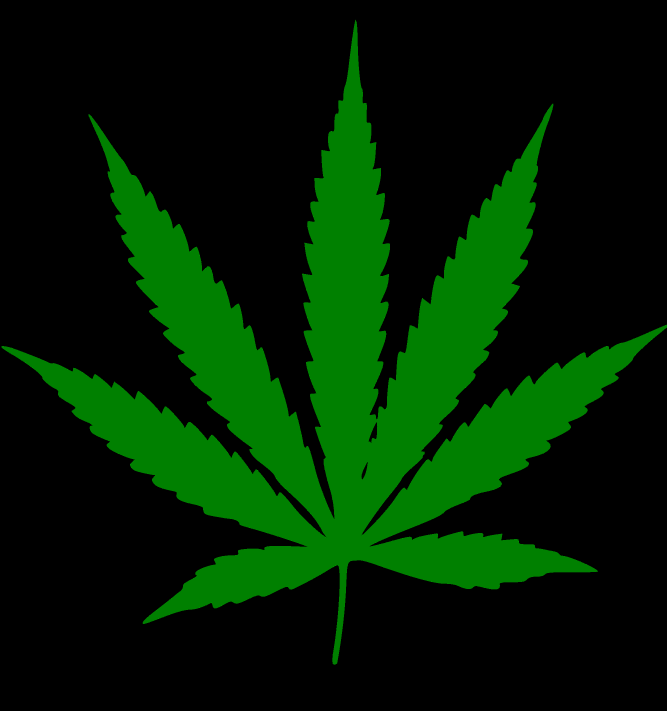
#> input picture OpenCV-RasbPi/kush.png, 2000 x 2133 px, given in place of the camera (shown at 1/3 size)
$ python cam.py
#> lines starting #> are read from the running program, lines starting #| are printed output that depends on the picture
#> in cam_capture, frame is the input picture: shape (2133, 2000, 3); mean B, G, R 0, 32.6, 0
"""
    Simple OpenCV-Python script to verify camera access
    author: JDG
"""
import imutils
import cv2

def obscure_frame(frame):
    frame = cv2.resize(frame, (200, 200))
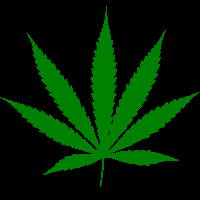
#> frame: shape (200, 200, 3); mean of channels 0, 1, 2 0, 32.6, 0; drawn as B, G, R
    frame = cv2.cvtColor(frame, cv2.COLOR_RGB2GRAY)
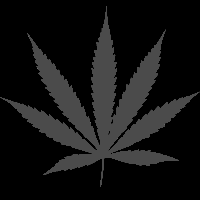
#> frame: shape (200, 200); min 0, max 110, mean 19.1
    frame = cv2.blur(frame, (30, 30))
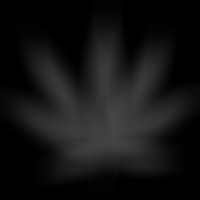
#> frame: shape (200, 200); min 0, max 70, mean 19.1
    return frame

def cam_capture():
    vid = cv2.VideoCapture(0)
    while(1):
        ret, frame = vid.read()
        frame = obscure_frame(frame)
        cv2.imshow('JDG OpenCV-Python', frame)
        if cv2.waitKey(1) & 0xFF == ord('q'): break
#> (key q is pressed here)
    vid.release()
    cv2.destroyAllWindows()

if __name__ == "__main__":
    cam_capture()
